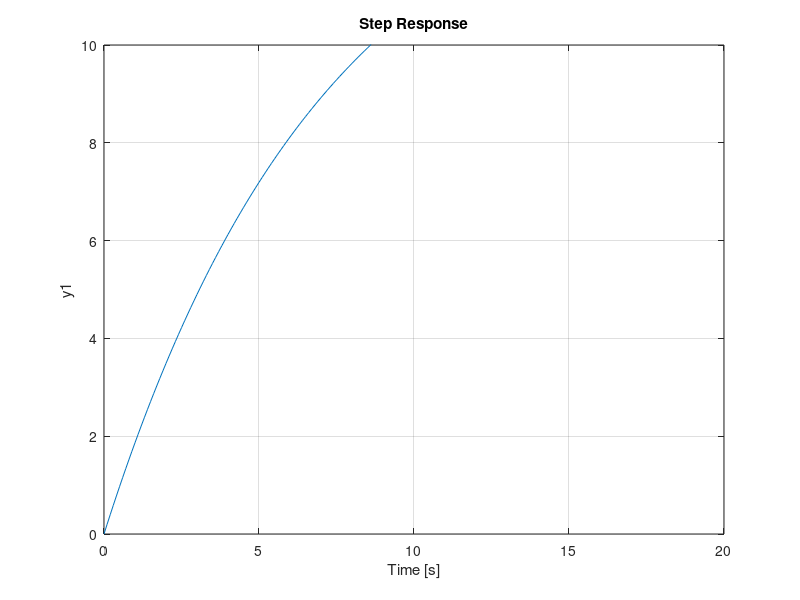

This chart was generated by the following MATLAB code:
M= 1000;
b = 40;
r = 20;
S = tf('s');
Plant_Tf = 1/(M*S+b);
%% allocating kp
kp = 100;
Controller= pid(kp);
Tf_Closedloop = feedback(Controller*Plant_Tf,1);

%% use kp equal to 1000 & reference speed of 10m/sec
t = 1:0.1:20;%% array time stats zero ends with 20 with step time 0.1
step(r*Tf_Closedloop,t)
axis([0 20 0 10])
